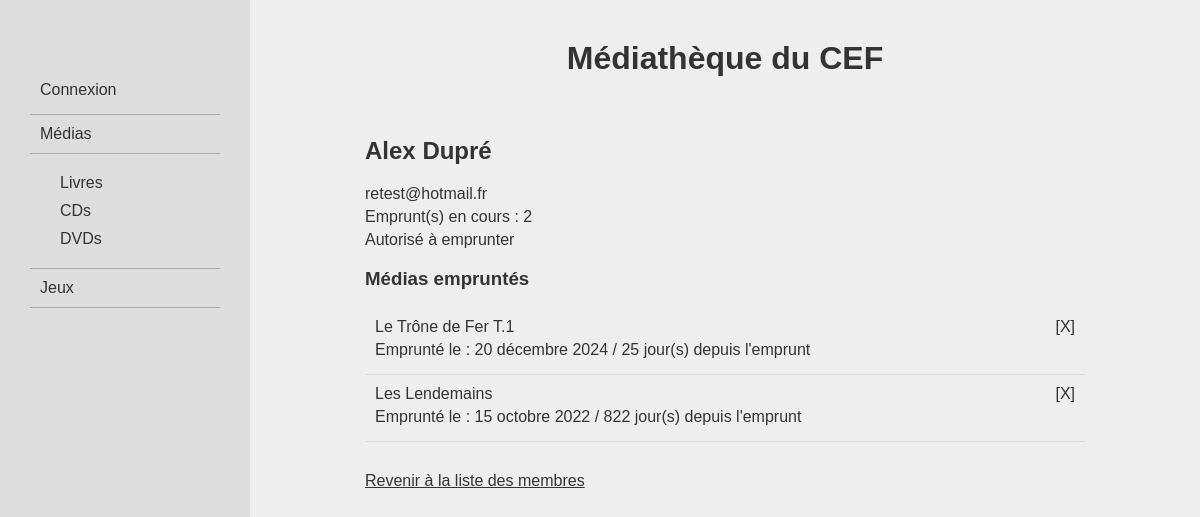
Before: /membre/4 with the older database file.
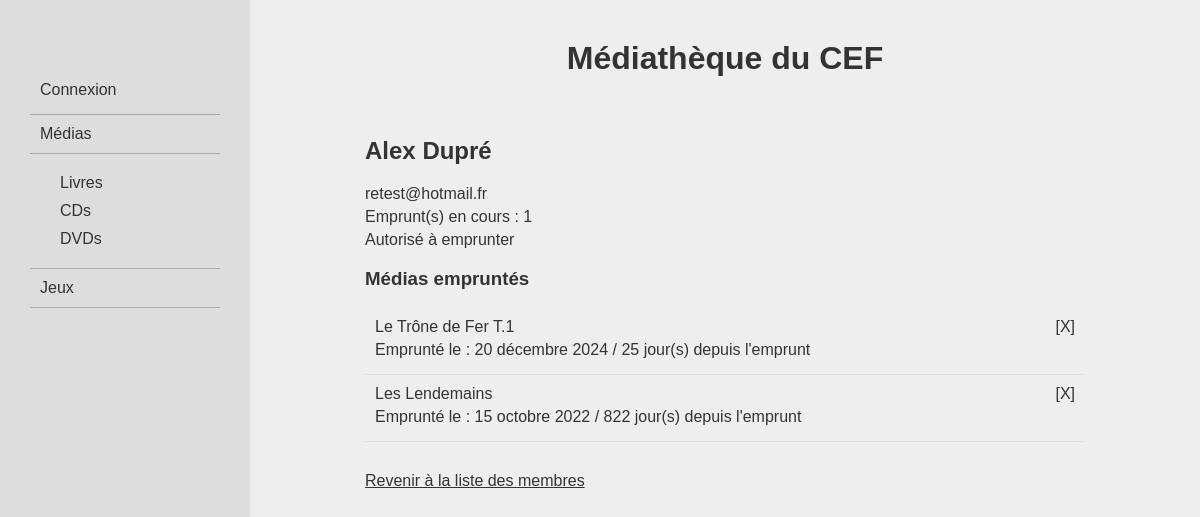
After: the same page with the newer database file.
### logisticMediatheque/models.py (models this page shows, shortened)
class Membres (models.Model):
    firstname = models.CharField(max_length=100)
    lastname = models.CharField(max_length=100)
    email = models.EmailField()
    canLoan = models.BooleanField(default=True)
    numLoan = models.IntegerField(default=0)

### logisticMediatheque/views/views_membres.py (the view)
# urls.py: path('membre/<int:membre_id>', views_membres.membreDetail, name = 'membreDetail'),
def membreDetail(request, membre_id):
    mediaLoans = Medias.objects.all().filter(borrower = membre_id)
    for media in mediaLoans:
        now = datetime.datetime.now().date()
        dateLoan = media.dateLoan
        timeLoan = now - dateLoan
        media.timeLoan = timeLoan.days
    return render(
        request,
        "logisticMediatheque/itemDetails/membreDetails.html",
        {
            "membre": get_object_or_404( Membres, pk = membre_id ),
            "mediaLoans": mediaLoans,
            "now": now,
            "dateLoan":dateLoan
        }
    )

### logisticMediatheque/templates/logisticMediatheque/itemDetails/membreDetails.html
{% extends 'logisticMediatheque/base.html' %}
{% block content %}
    <h2>{{ membre.firstname }} {{ membre.lastname }}</h2>
    <div class="membreInfos">
        <p>{{ membre.email }}</p>
        <p>Emprunt(s) en cours : {{ membre.numLoan }}</p>
        {% if membre.canLoan == True %}
            <p>Autorisé à emprunter</p>
        {% else %}
            <p>Ne peut plus emprunter !</p>
        {% endif %}
    </div>
    <div class="membreLoans">
        <h3>Médias empruntés</h3>
        {% for mediaLoan in mediaLoans %}
            <div class="item">
                <div class="mediaInfos">
                    <a href="{% url 'logisticMediatheque:mediaDetail' mediaLoan.mediaType mediaLoan.id %}">{{mediaLoan.title}}</a><br/>
                    <p>Emprunté le : {{mediaLoan.dateLoan}} / {{mediaLoan.timeLoan}} jour(s) depuis l'emprunt</p>
                </div>
                <div class="itemActions">
                    <a href="{% url 'logisticMediatheque:removeLoan' mediaLoan.id membre.id %}">[X]</a>
                </div>
            </div>
        {% endfor %}
    </div>
    <p class="returnLink"><a href="{% url 'logisticMediatheque:listMembres' %}">Revenir à la liste des membres</a></p>
{% endblock content %}

Changed rows visible on the page:
changed Membres "Alex": numLoan "2" → "1"
